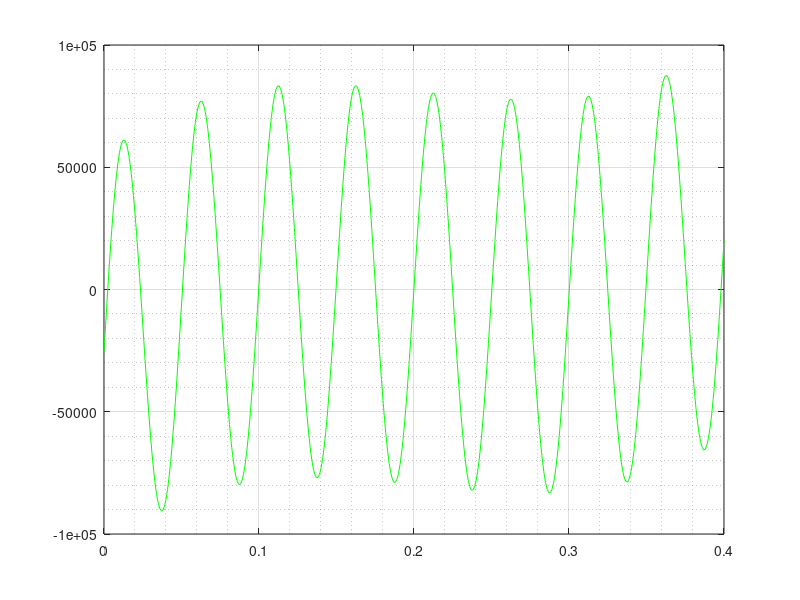
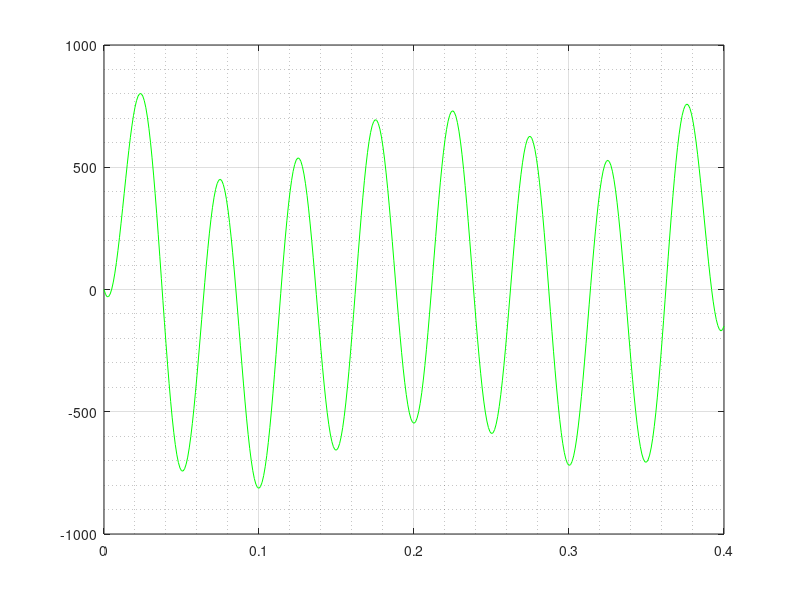
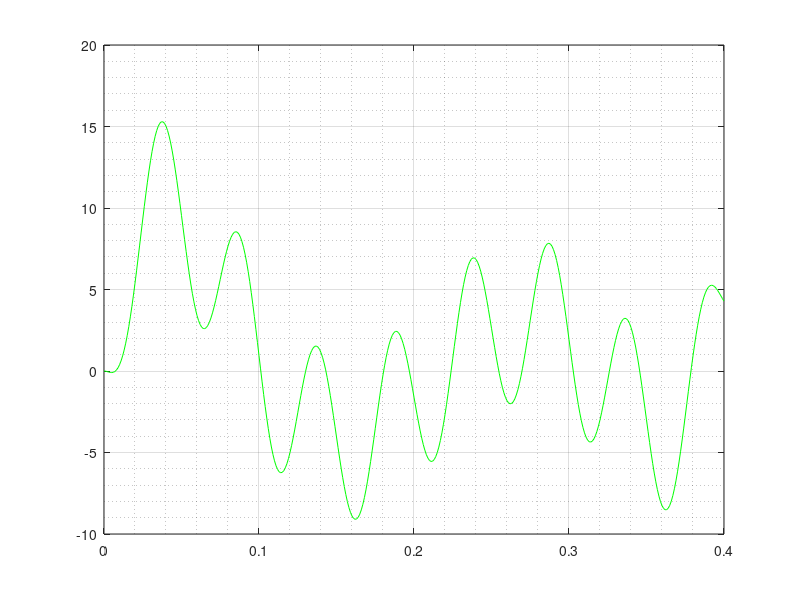

Write MATLAB code to recreate these figures, in order.
clear all
format longeng

plot_unadjusted = false ;
plot_adjustment1 = false ;
plot_adjustment2 = true ;

dt = 1e-03 ;
T = 0.4 ;
t = 0:dt:T ;
NT = length(t) ;
N = 4 ; % approximation order = N - 1 (SHOULD BE <= 10)

d2u = zeros(1,NT) ;
for i = 1:NT
    d2u(i) = 5.1 * (40 * pi)^2 * sin(40 * pi * t(i)) ;
end

% folder = 'ChiChi' ;
% data = 'RSN1204_CHICHI_CHY039-E' ;
% [d2u,dt,NT] = readPEER(folder,cat(2,data,'.AT2')) ;
% d2u = d2u * 981 ; % convert from gs to cm/s^2
% realV = readPEER(folder,cat(2,data,'.VT2')) ;
% realD = readPEER(folder,cat(2,data,'.DT2')) ;
% 
% d2u = cat(2,0,transpose(d2u)) ; NT = NT + 1 ;
% realV = cat(2,0,transpose(realV)) ;
% realD = cat(2,0,transpose(realD)) ;
% T = dt * (NT - 1) ;
% t = 0:dt:T ;
% N = 4 ; % approximation order = N - 1
% 
% %%%%%%%%%%%%%
% T = 76.17 ;
% t0 = 26 ;
% 
% istart = t0 / dt + 1;
% iend = T / dt + 1 ;
% NT = iend - istart + 1 ;
% 
% d2u = d2u(istart:iend);
% t = 0:dt:T-t0;
% %%%%%%%%%%%%%

beta = 1 / 4 ;
gamma = 1 / 2 ;


% COMPUTE UNADJUSTED TIME HISTORIES WITH NEWMARK
% --------------------------------------------------------------------------------------------------

du = zeros(1,NT) ;
u = zeros(1,NT) ;
for i = 1:NT-1
    du(i+1) = du(i) + (1 - gamma) * dt * d2u(i) + gamma * dt * d2u(i+1) ;
    u(i+1) = u(i) + dt * du(i) + (1 / 2 - beta) * dt^2 * d2u(i) + beta * dt^2 * d2u(i+1) ;
end


% COMPUTE ADJUSTED TIME HISTORIES WITH VELOCITY FIT
% --------------------------------------------------------------------------------------------------

K = zeros(N,N) ;
for k = 1:N
    for j = 1:N
        K(k,j) = (j + 1) * T^(k + j + 1) / (k + j + 1) ;
    end
end

[L,U,perm] = lu(K) ; % LU factorization with row-reordering permuation matrix

I = zeros(N,1) ; i = 1 ;
while i <= NT-1
    for k = 1:N
        I(k) = I(k) + dt * t(i)^k * du(i) ...
                    + (1 / 2 - beta) * dt^2 * (t(i)^k * d2u(i) + k * t(i)^(k - 1) * du(i)) ...
                    + beta * dt^2 * (t(i+1)^k * d2u(i+1) + k * t(i+1)^(k - 1) * du(i+1)) ;
    end, i = i + 1 ;
end

C = U \ (L \ perm * I) ; % solve the LU system

d2P = zeros(1,NT) ; dP = zeros(1,NT) ; P = zeros(1,NT) ;
d2uStar = zeros(1,NT) ; duStar = zeros(1,NT) ; uStar = zeros(1,NT) ;
for i = 1:NT
    for k = 1:N
        d2P(i) = d2P(i) + (k * k + k) * C(k) * t(i)^(k-1) ;
        dP(i) = dP(i) + (k + 1) * C(k) * t(i)^k ;
        P(i) = P(i) + C(k) * t(i)^(k+1) ;
    end
    d2uStar(i) = d2u(i) - d2P(i) ;
    duStar(i) = du(i) - dP(i) ;
    uStar(i) = u(i) - P(i) ;
end


% COMPUTE ADJUSTED TIME HISTORIES WITH DISPLACEMENT FIT
% --------------------------------------------------------------------------------------------------

KStar = zeros(N,N) ;
for k = 1:N
    for j = 1:N
        KStar(k,j) = T^(k + j + 3) / (k + j + 3) ;
    end
end

[L,U,perm] = lu(KStar) ; % LU factorization with row-reordering permuation matrix

IStar = zeros(N,1) ; i = 1 ;
while i <= NT-1
    for k = 1:N
        IStar(k) = IStar(k) + dt * (t(i+1)^(k+1) * uStar(i+1) + t(i)^(k+1) * uStar(i)) ;
    end, i = i + 1 ;
end, IStar = IStar / 2 ;

CStar = U \ (L \ perm * IStar) ; % solve the LU system

d2PStar = zeros(1,NT) ; dPStar = zeros(1,NT) ; PStar = zeros(1,NT) ;
d2uStar2 = zeros(1,NT) ; duStar2 = zeros(1,NT) ; uStar2 = zeros(1,NT) ;
for i = 1:NT
    for k = 1:N
        d2PStar(i) = d2PStar(i) + (k * k + k) * CStar(k) * t(i)^(k-1) ;
        dPStar(i) = dPStar(i) + (k + 1) * CStar(k) * t(i)^k ;
        PStar(i) = PStar(i) + CStar(k) * t(i)^(k+1) ;
    end
    d2uStar2(i) = d2uStar(i) - d2PStar(i) ;
    duStar2(i) = duStar(i) - dPStar(i) ;
    uStar2(i) = uStar(i) - PStar(i) ;
end


% GENERATE PLOTS
% --------------------------------------------------------------------------------------------------

if (plot_unadjusted == true)
    figure(1)
    plot(t,d2u)
    hold on
    set(gca,'fontname','arial','fontsize',12)
    title('Acceleration Time History')
    ylabel ('\fontname{cambria math}{\ita}({\itt})\fontname{arial}, mm/s^{2}')
    xlabel ('\fontname{cambria math}{\itt}\fontname{arial}, s')
    grid on
    grid minor

    figure(2)
    plot(t,du)
    grid on
    grid minor

    figure(3)
    plot(t,u)
    grid on
    grid minor
end

if (plot_adjustment1 == true)
    figure(4)
    plot(t,d2uStar,'color',[1 0 0])
    grid on
    grid minor

    figure(5)
    plot(t,duStar,'color',[1 0 0])
    hold on
    set(gca,'fontname','arial','fontsize',12)
    title('Adjusted Velocity Time History')
    ylabel ('\fontname{cambria math}{\itv^{*}}({\itt})\fontname{arial}, mm/s')
    xlabel ('\fontname{cambria math}{\itt}\fontname{arial}, s')
    grid on
    grid minor

    figure(6)
    plot(t,uStar,'color',[1 0 0])
    hold on
    set(gca,'fontname','arial','fontsize',12)
    title('Adjusted Displacement Time History')
    ylabel ('\fontname{cambria math}{\ity^{*}}({\itt})\fontname{arial}, mm')
    xlabel ('\fontname{cambria math}{\itt}\fontname{arial}, s')
    grid on
    grid minor
end

if (plot_adjustment2 == true)
    figure(7)
    plot(t,d2uStar2,'color',[0 1 0])
    grid on
    grid minor

    figure(8)
    plot(t,duStar2,'color',[0 1 0])
    grid on
    grid minor

    figure(9)
    plot(t,uStar2,'color',[0 1 0])
    grid on
    grid minor
end
